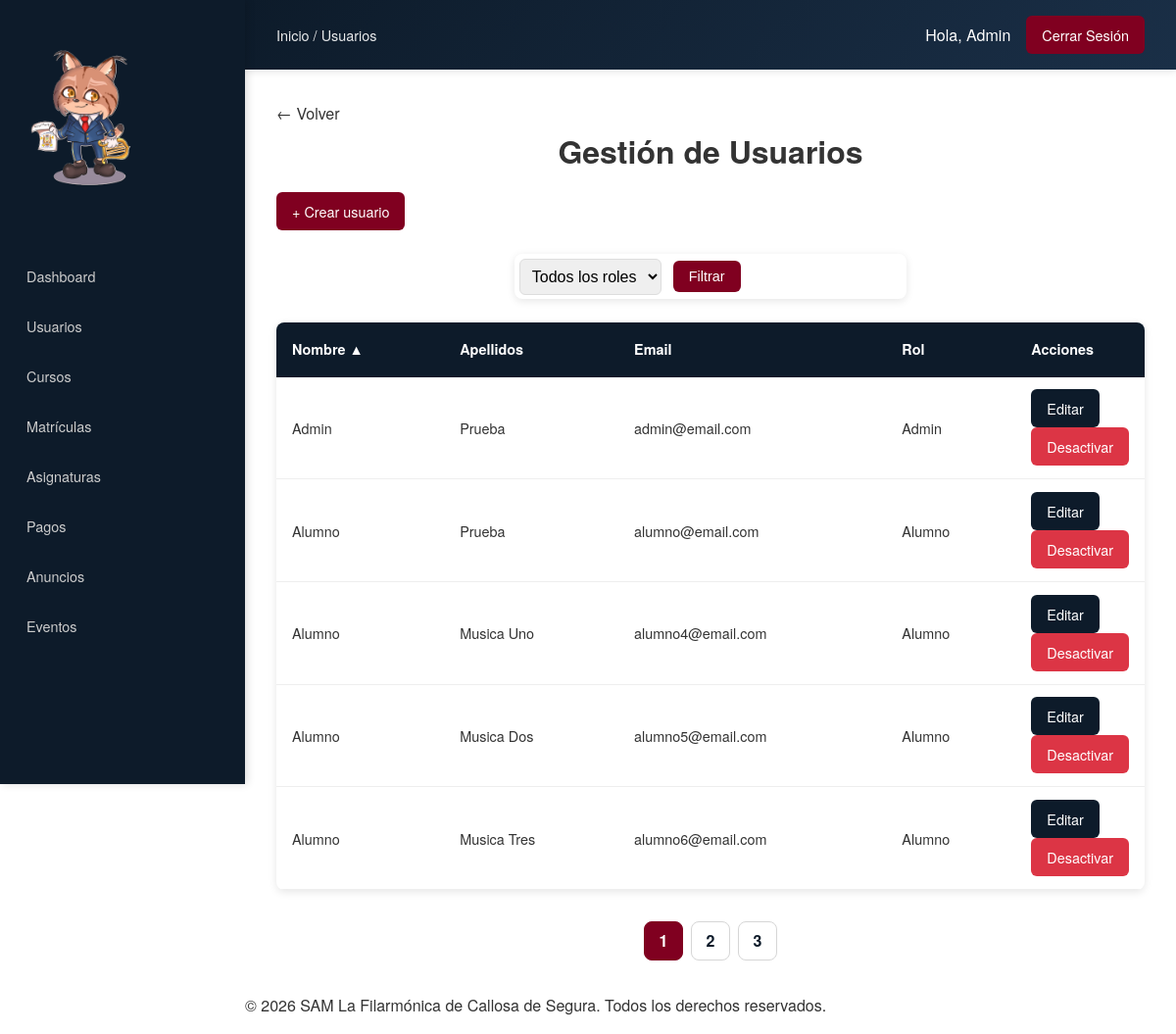
The app's page /admin/usuarios.php (signed in) with its own data.
### tables this page shows
CREATE TABLE `usuarios` (
  `id_usuario` int(11) NOT NULL,
  `nombre` varchar(100) NOT NULL,
  `apellidos` varchar(150) NOT NULL,
  `email` varchar(150) NOT NULL,
  `password` varchar(255) NOT NULL,
  `telefono` varchar(20) DEFAULT NULL,
  `dni` varchar(20) DEFAULT NULL,
  `fecha_nacimiento` date DEFAULT NULL,
  `direccion` text DEFAULT NULL,
  `rol` enum('admin','profesor','alumno') NOT NULL,
  `fecha_registro` date DEFAULT NULL,
  `activo` tinyint(1) DEFAULT 1
);

### admin/usuarios.php (the view, shortened to what this page needs)
<?php
require_once "../includes/funciones.php";
$conexion = conectar();
$orden     = $_GET['orden'] ?? 'nombre';
$direccion = $_GET['dir']   ?? 'ASC';
$where = "WHERE 1=1";
$total_result = $conexion->query("SELECT COUNT(*) AS total FROM usuarios $where");
$total        = $total_result->fetch_assoc()['total'];
$paginacion = paginar($total, 5);
$usuarios = $conexion->query("
    SELECT id_usuario, nombre, apellidos, email, rol, activo
    FROM usuarios
    $where
    ORDER BY $orden $direccion
    LIMIT {$paginacion['offset']}, {$paginacion['limite']}
");
include "../plantillas/header_privado.php";
include "../plantillas/navbar_privado.php";
$rol = $_GET['rol'] ?? '';
?>
<main class="main">
    <h1>Gestión de Usuarios</h1>
    <a href="crear_usuario.php" class="btn-crear">+ Crear usuario</a>
    <form method="GET" class="filtro">
        <select name="rol">
            <option value="" <?= $rol == ''         ? 'selected' : '' ?>>Todos los roles</option>
        </select>
        <button type="submit">Filtrar</button>
    </form>
    <table class="tabla-usuarios">
        <thead>
            <tr>
                <th>
                    <a href="?rol=<?= $rol ?>&orden=nombre&dir=<?= $orden == 'nombre' && $direccion == 'ASC' ? 'DESC' : 'ASC' ?>&pagina=1">
                        Nombre <?= $orden == 'nombre' ? ($direccion == 'ASC' ? '▲' : '▼') : '' ?>
                    </a>
                </th>
                <th>
                    <a href="?rol=<?= $rol ?>&orden=apellidos&dir=<?= $orden == 'apellidos' && $direccion == 'ASC' ? 'DESC' : 'ASC' ?>&pagina=1">
                        Apellidos <?= $orden == 'apellidos' ? ($direccion == 'ASC' ? '▲' : '▼') : '' ?>
                    </a>
                </th>
                <th>
                    <a href="?rol=<?= $rol ?>&orden=email&dir=<?= $orden == 'email' && $direccion == 'ASC' ? 'DESC' : 'ASC' ?>&pagina=1">
                        Email <?= $orden == 'email' ? ($direccion == 'ASC' ? '▲' : '▼') : '' ?>
                    </a>
                </th>
                <th>Rol</th>
                <th>Acciones</th>
            </tr>
        </thead>
        <tbody>
            <?php while ($usuario = $usuarios->fetch_assoc()) { ?>
                <tr>
                    <td><?= $usuario['nombre'] ?></td>
                    <td><?= $usuario['apellidos'] ?></td>
                    <td><?= $usuario['email'] ?></td>
                    <td><?= ucfirst($usuario['rol']) ?></td>
                    <td>
                        <a href="editar_usuario.php?id=<?= $usuario['id_usuario'] ?>" class="btn-editar">Editar</a>
                        <?php if ($usuario['activo']) { ?>
                            <a href="usuarios.php?desactivar=<?= $usuario['id_usuario'] ?>&rol=<?= $rol ?>&orden=<?= $orden ?>&dir=<?= $direccion ?>&pagina=<?= $paginacion['pagina'] ?>"
                                class="btn-eliminar"
                                onclick="return confirm('¿Desactivar usuario?')">Desactivar</a>
                        <?php } else { ?>
                            <a href="usuarios.php?desactivar=<?= $usuario['id_usuario'] ?>&rol=<?= $rol ?>&orden=<?= $orden ?>&dir=<?= $direccion ?>&pagina=<?= $paginacion['pagina'] ?>"
                                class="btn-aprobar">Reactivar</a>
                        <?php } ?>
                    </td>
                </tr>
            <?php } ?>
        </tbody>
    </table>
</main>
<?php include "../plantillas/footer_privado.php"; ?>

### estaticos/css/styles.css (style rules this page uses)
* { box-sizing: border-box; margin: 0; padding: 0; }
html, body { height: 100%; margin: 0; }
body { font-family: 'Helvetica Neue', Arial, sans-serif; line-height: 1.6; color: #333333; display: flex; flex-direction: column; min-height: 100vh; min-width: 320px; }
main { flex: 1; }
a { text-decoration: none; color: inherit; }
h1, h2, h3 { margin-bottom: 1rem; text-align: center; }

### estaticos/css/privado.css (style rules this page uses)
* { box-sizing: border-box; }
html, body { min-width: 320px; }
body { margin: 0; padding: 0; }
.main { padding: 1rem; width: 100%; max-width: 1400px; min-width: 300px; margin: 0 auto; }
table { width: 100%; display: block; overflow-x: auto; -webkit-overflow-scrolling: touch; border-collapse: collapse; margin-top: 1.5rem; background: white; border-radius: 8px; box-shadow: 0 2px 8px rgba(0, 0, 0, 0.1); font-size: 0.85rem; }
table thead { background: #0D1B2A; color: white; }
table th { padding: 0.6rem 0.4rem; text-align: left; font-weight: 600; }
table td { padding: 0.75rem 0.4rem; border-bottom: 1px solid #eee; max-height: 200px; }
td:last-child, th:last-child { width:1%; }
.btn-crear, .btn-editar, .btn-eliminar, .btn-aprobar, .btn-rechazar { display: inline-block; padding: 6px 12px; border-radius: 6px; text-decoration: none; font-size: 0.8rem; transition: all 0.3s; border: none; cursor: pointer; }
.btn-crear { background: #800020; color: white; margin-bottom: 1rem; width: 100%; }
.btn-editar { background: #0D1B2A; color: white; margin-right: 0.25rem; margin-bottom: 0.25rem; }
.btn-eliminar { background: #dc3545; color: white; margin-bottom: 0.25rem; }
form { margin: 0 auto; display: flex; flex-direction: column; gap: 0.75rem; width: 100%; background: white; padding: 1.25rem; border-radius: 8px; box-shadow: 0 2px 8px rgba(0, 0, 0, 0.1); }
.filtro { width: 100%; display: flex; flex-direction: column; align-items: center ; gap: 0.5rem; font-size: 0.9rem; }
form input, form select, form textarea { padding: 8px; border: 1px solid #ddd; border-radius: 6px; font-size: 0.9rem; width: 100%; }
form button { background: #800020; color: white; padding: 10px; border: none; border-radius: 6px; cursor: pointer; font-size: 0.95rem; transition: background 0.3s; width: 100%; }
.filtro select { padding: 8px; width: 100%; }
@media (min-width: 768px) { .main { padding: 1.5rem; } }
@media (min-width: 768px) { table { font-size: 0.9rem; } }
@media (min-width: 768px) { table th { padding: 1rem; } }
@media (min-width: 768px) { table td { padding: 0.8rem 1rem; } }
@media (min-width: 768px) { .btn-crear, .btn-editar, .btn-eliminar, .btn-aprobar, .btn-rechazar { padding: 8px 16px; font-size: 0.9rem; } }
@media (min-width: 768px) { .btn-crear { width: auto; margin-bottom: 1.5rem; } }
@media (min-width: 768px) { .btn-editar { margin-right: 0.5rem; margin-bottom: 0; } }
@media (min-width: 768px) { .btn-eliminar { margin-bottom: 0; } }
@media (min-width: 768px) { form { width: 100%; max-width: 600px; margin: 0 auto; padding: 2rem; gap: 0.5rem; } }
@media (min-width: 768px) { form input, form select, form textarea { padding: 10px; font-size: 1rem; } }
@media (min-width: 768px) { form button { width: 100%; padding: 12px 24px; font-size: 1rem; } }
@media (min-width: 768px) { .filtro { flex-direction: row; align-items: center; padding: 0.3rem; width: auto; max-width: 400px; gap: 0.75rem; } }
@media (min-width: 768px) { .filtro select { width: auto; } }
@media (min-width: 768px) { .filtro button { width: auto; padding: 8px 16px; font-size: 0.9rem; } }
@media (min-width: 1024px) { .main { padding: 2rem; max-width: 1200px; } }
@media (min-width: 1024px) { body { margin-left: 250px; } }

### records on screen
usuarios: nombre "Admin", apellidos "Prueba", email "admin@email.com", rol "Admin"
usuarios: nombre "Alumno", apellidos "Prueba", email "alumno@email.com", rol "Alumno"
usuarios: nombre "Alumno", apellidos "Musica Uno", email "alumno4@email.com", rol "Alumno"
usuarios: nombre "Alumno", apellidos "Musica Dos", email "alumno5@email.com", rol "Alumno"
usuarios: nombre "Alumno", apellidos "Musica Tres", email "alumno6@email.com", rol "Alumno"

### other values on screen
$breadcrumbs[$pagina_actual] "Usuarios"
$nombre "Admin"
